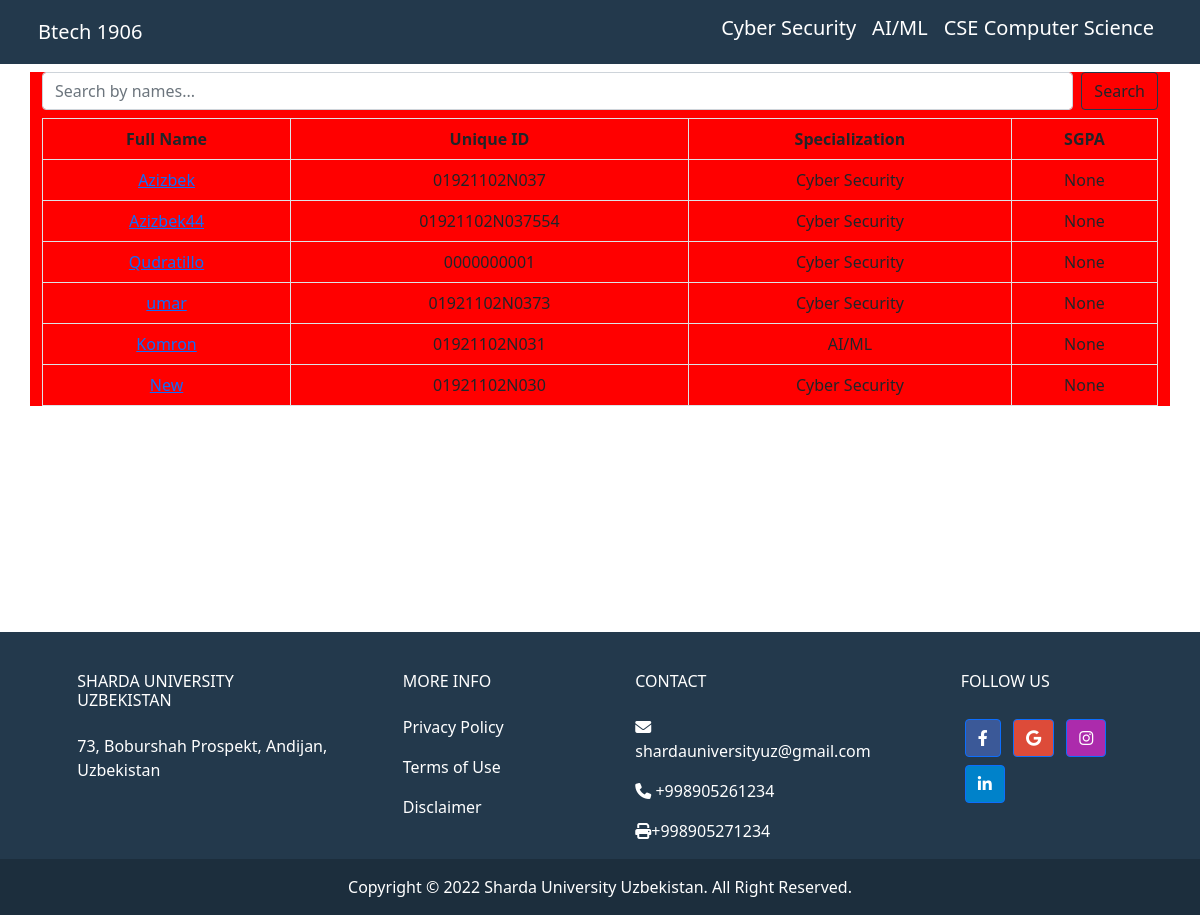
/group/Btech/1906/, run on the app's committed database.
### main/models.py (models this page shows, shortened)
class Group(models.Model):
    name = models.CharField(max_length=50)
    code = models.CharField(max_length=50, null=True, blank=True, unique=True)
    course = models.ForeignKey(Branch, on_delete=models.CASCADE, related_name='groups')
    isarchive = models.BooleanField(default=False)

class Specialization(models.Model):
    name = models.CharField(max_length=100, null=True)
    branch = models.ForeignKey(Branch, on_delete=models.CASCADE, related_name='faculty', null=True)
    def __str__(self):
        return self.name

class Student(models.Model):
    name = models.CharField(max_length=100, null=True, blank=True)
    unique_id = models.CharField(max_length=12, blank=True, null=True, unique=True)
    group = models.ForeignKey(Group, on_delete=models.DO_NOTHING,related_name="students")
    specializetion = models.ForeignKey(Specialization, on_delete=models.CASCADE)
    cgpa = models.FloatField(null=True, blank=True)
    sgpa = models.FloatField(null=True, blank=True)

### main/views.py (the view)
# urls.py: path('group/<str:name>/<str:code>/', views.group , name='group'),
def group(request, name, code):
    global group
    group = Group.objects.get(code = code)
    spec = Specialization.objects.filter(branch = group.course)
    search = request.GET.get('search')
    if search:
        search = search.capitalize()
        print(search)
        students = group.students.filter(name__startswith = search)
    else:
        students = group.students.all()
    return render(request, 'group.html', {"specs" : spec, 'students': students, 'group' : group})

### templates/group.html (shortened to what this page needs)
{% load static %}
<!DOCTYPE html>
<html lang="en">
<head>
  <link href="https://cdn.jsdelivr.net/npm/bootstrap@5.0.2/dist/css/bootstrap.min.css" rel="stylesheet"
>
  <link rel="stylesheet" href="../styles/groups.css">
  <link rel="stylesheet" href="https://cdnjs.cloudflare.com/ajax/libs/font-awesome/6.1.1/css/all.min.css"
 />
</head>
<body>
  <header style="background-color:#23394c;color:white">
    <nav class="nav d-flex justify-content-between container navbar navbar-expand-sm  p-2">
      <div>
        <a class="navbar-brand text-dark h1 text-bold text-white" href="#">{{group.name}} {{group.code}}</a>
      </div>
      <div>
        <ul class="list-unstyled navbar-nav">
          {% for spec in specs %}
          <li class="nav-item"><a class="text-decoration-none nav-link text-white h5"
              href="{% url 'spec'  spec.id %}">{{spec.name}}</a></li>
          {% endfor %}
        </ul>
      </div>
    </nav>
  </header>
  <div style="min-height:70vh">
    <main class="content container">
      <form class="d-flex my-2" method="GET">
        <input class="form-control search-input me-2" type="search" name="search" placeholder="Search by names..."
          aria-label="Search">
        <button class="btn btn-outline-dark submit" type="submit">Search</button>
      </form>
      <table class="table table-bordered table-responsive">
        <thead>
          <tr>
            <th>Full Name</th>
            <th>Unique ID</th>
            <th>Specialization</th>
            <th>SGPA</th>
          </tr>
        </thead>
        <tbody>
          {% for student in students %}
          <tr>
            <td><a  href="{% url 'studentinfo' student.name student.id %}"> {{student.name}} </a></td>
            <td>{{student.unique_id}}</td>
            <td>{{student.specializetion}}</td>
            <td>{{student.sgpa}}</td>
          </tr>
          {% endfor %}
        </tbody>
      </table>
    </main>
  </div>
  <div>
    <footer class="text-center text-lg-start text-white" style="background-color: #23394c">
      <div class="container p-4 pb-0">
        <section class="">
          <div class="row">
            <div class="col-md-3 col-lg-3 col-xl-3 mx-auto mt-3">
              <h6 class="text-uppercase mb-4 font-weight-bold">
                Sharda University Uzbekistan
              </h6>
              <p>
                73, Boburshah Prospekt, Andijan, Uzbekistan
              </p>
            </div>
            <div class="col-md-2 col-lg-2 col-xl-2 mx-auto mt-3">
              <h6 class="text-uppercase mb-4 font-weight-bold">More Info</h6>
              <p>
                <a target="_blank" href="https://www.shardauniversity.uz/privacy-policy"
                  class="text-white text-decoration-none">Privacy
                  Policy</a>
              </p>
              <p>
                <a target="_blank" href="https://www.shardauniversity.uz/terms-of-use"
                  class="text-white text-decoration-none">Terms of
                  Use</a>
              </p>
              <p>
                <a target="_blank" href="https://www.shardauniversity.uz/disclaimer"
                  class="text-white text-decoration-none">Disclaimer</a>
              </p>
            </div>
            <div class="col-md-4 col-lg-3 col-xl-3 mx-auto mt-3">
              <h6 class="text-uppercase mb-4 font-weight-bold">Contact</h6>
              <p><i class="fas fa-envelope mr-3"></i> shardauniversityuz@gmail.com</p>
              <p><i class="fas fa-phone mr-3"></i> +998905261234</p>
              <p><i class="fas fa-print mr-3"></i>+998905271234</p>
            </div>
            <div class="col-md-3 col-lg-2 col-xl-2 mx-auto mt-3">
              <h6 class="text-uppercase mb-4 font-weight-bold">Follow us</h6>
              <a target="_blank" class="btn btn-primary btn-floating m-1" style="background-color: #3b5998"
                href="https://www.facebook.com/ShardaUniversityUzbekistan" role="button"><i
                  class="fab fa-facebook-f"></i></a>
              <a target="_blank" class="btn btn-primary btn-floating m-1" style="background-color: #dd4b39"
                href="https://www.shardauniversity.uz/" role="button"><i class="fab fa-google"></i></a>
              <a target="_blank" class="btn btn-primary btn-floating m-1" style="background-color: #ac2bac"
                href="https://instagram.com/shardauniuz?igshid=YmMyMTA2M2Y=" role="button"><i
                  class="fab fa-instagram"></i></a>
              <a target="_blank" class="btn btn-primary btn-floating m-1" style="background-color: #0082ca"
                href="https://www.linkedin.com/company/sharda-university-uzbekistan/" role="button"><i
                  class="fab fa-linkedin-in"></i></a>
            </div>
          </div>
        </section>
      </div>
      <div class="text-center p-3" style="background-color: rgba(0, 0, 0, 0.2)">
        Copyright © <span id="year"></span> Sharda University Uzbekistan. All Right Reserved.
      </div>
    </footer>
  </div>
</body>
</html>

### static/styles/groups.css (style rules this page uses)
* { margin: 0; padding: 0; box-sizing: border-box; }
.nav { display: flex; justify-content: space-around; }
th, td { text-align: center; }
.content { background-color: red; }
.submit { border: 1px solid #23394c; }

### data on the page
Group: name "Btech", code "1906"
Specialization: name "Cyber Security"
Specialization: name "AI/ML"
Specialization: name "CSE Computer Science"
Student: name "Azizbek", unique_id "01921102N037", specializetion "Cyber Security", sgpa "None"
Student: name "Azizbek44", unique_id "01921102N037554", specializetion "Cyber Security", sgpa "None"
Student: name "Qudratillo", unique_id "0000000001", specializetion "Cyber Security", sgpa "None"
Student: name "umar", unique_id "01921102N0373", specializetion "Cyber Security", sgpa "None"
Student: name "Komron", unique_id "01921102N031", specializetion "AI/ML", sgpa "None"
Student: name "New", unique_id "01921102N030", specializetion "Cyber Security", sgpa "None"
